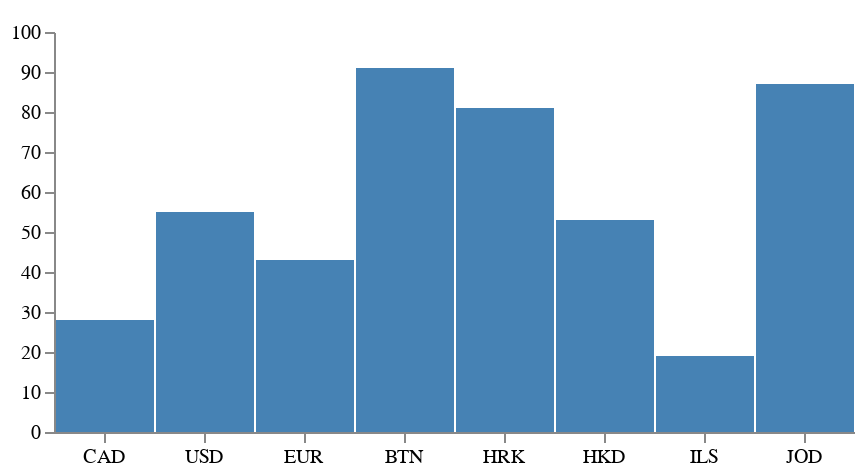

Write a Vega-Lite specification for this figure.
### Vega specification from a JSON file in a GitHub repository (floating-point values rounded to 4 significant figures)
{"$schema": "https://vega.github.io/schema/vega/v4.3.0.json", "width": 400, "height": 200, "padding": 5, "data": [{"name": "table", "values": [{"category": "CAD", "amount": 28}, {"category": "USD", "amount": 55}, {"category": "EUR", "amount": 43}, {"category": "BTN", "amount": 91}, {"category": "HRK", "amount": 81}, {"category": "HKD", "amount": 53}, {"category": "ILS", "amount": 19}, {"category": "JOD", "amount": 87}]}], "signals": [{"name": "tooltip", "value": {}, "on": [{"events": "rect:mouseover", "update": "datum"}, {"events": "rect:mouseout", "update": "{}"}]}], "scales": [{"name": "xscale", "type": "band", "domain": {"data": "table", "field": "category"}, "range": "width"}, {"name": "yscale", "domain": {"data": "table", "field": "amount"}, "nice": true, "range": "height"}], "axes": [{"orient": "bottom", "scale": "xscale"}, {"orient": "left", "scale": "yscale"}], "marks": [{"type": "rect", "from": {"data": "table"}, "encode": {"enter": {"x": {"scale": "xscale", "field": "category", "offset": 1}, "width": {"scale": "xscale", "band": 1, "offset": -1}, "y": {"scale": "yscale", "field": "amount"}, "y2": {"scale": "yscale", "value": 0}}, "update": {"fill": {"value": "steelblue"}}, "hover": {"fill": {"value": "red"}}}}, {"type": "text", "encode": {"enter": {"align": {"value": "center"}, "baseline": {"value": "bottom"}, "fill": {"value": "#333"}}, "update": {"x": {"scale": "xscale", "signal": "tooltip.category", "band": 0.5}, "y": {"scale": "yscale", "signal": "tooltip.amount", "offset": -2}, "text": {"signal": "tooltip.amount"}, "fillOpacity": [{"test": "datum === tooltip", "value": 0}, {"value": 1}]}}}]}
